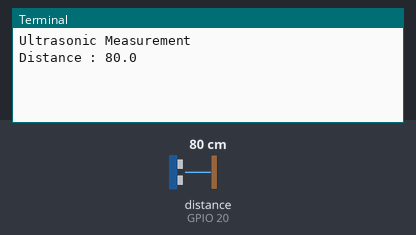
Recording of a program running on a simulated Raspberry Pi (BCM pin numbers). Parts: the last lines printed to the terminal. The test bench sets the inputs (shaded band); at power-on: distance to the obstacle (sensor on GPIO 20) 80 cm. The echo pulse lasts 58.3 µs per cm; the clock reads 2024-03-15 10:24:30 at power-on unless the program sets it.

Above: at 1.2 s.
1.3 s: distance to the obstacle (sensor on GPIO 20) set to 2 cm
At 1.3 s:
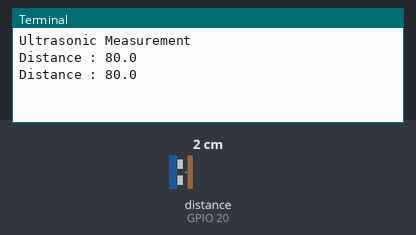
2.8 s: distance to the obstacle (sensor on GPIO 20) set to 4 cm
At 4.3 s:
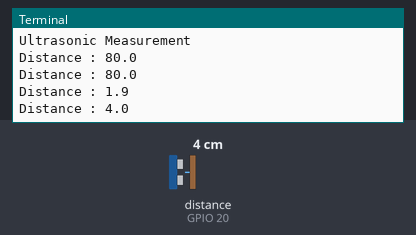
Timing chart, 0 to 5.8 s (numbered marks = the images above; inputs shaded):
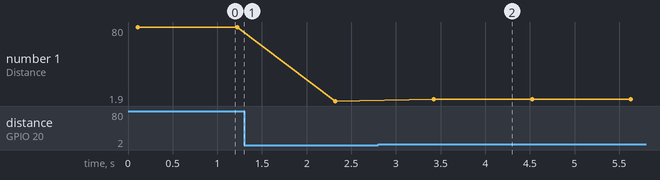

The program:

ultrasonic.py
```python
#!/usr/bin/python
# This Code is based off of ultrasonic_2.py by Matt Hawkins
# Original code here: https://bitbucket.org/MattHawkinsUK/rpispy-misc/raw/master/python/ultrasonic_2.py
# This code has been edited by us and will eventually (hopefully) be re-written from scratch

# -----------------------
# Import required Python libraries
# -----------------------
import time
import RPi.GPIO as GPIO

# -----------------------
# Define some functions
# -----------------------

def measure():
  # This function measures a distance
  GPIO.output(GPIO_TRIGGER, True)
  time.sleep(0.00001)
  GPIO.output(GPIO_TRIGGER, False)
  start = time.time()

  while GPIO.input(GPIO_ECHO)==0:
    start = time.time()

  while GPIO.input(GPIO_ECHO)==1:
    stop = time.time()

  elapsed = stop-start
  distance = (elapsed * 34300)/2

  return distance

def measure_average():
  # This function takes 3 measurements and
  # returns the average.
  distance1=measure()
  time.sleep(0.1)
  distance2=measure()
  distance = distance1 + distance2
  distance = distance / 2
  return distance

# -----------------------
# Main Script
# -----------------------

# Use BCM GPIO references
# instead of physical pin numbers
GPIO.setmode(GPIO.BCM)

# Define GPIO to use on Pi
GPIO_TRIGGER = 16
GPIO_ECHO    = 20

print "Ultrasonic Measurement"

# Set pins as output and input
GPIO.setup(GPIO_TRIGGER,GPIO.OUT)  # Trigger
GPIO.setup(GPIO_ECHO,GPIO.IN)      # Echo

# Set trigger to False (Low)
GPIO.output(GPIO_TRIGGER, False)

# Wrap main content in a try block so we can
# catch the user pressing CTRL-C and run the
# GPIO cleanup function. This will also prevent
# the user seeing lots of unnecessary error
# messages.
try:

  while True:

    distance = measure_average()
    print "Distance : %.1f" % distance
    time.sleep(1)

except KeyboardInterrupt:
  # User pressed CTRL-C
  # Reset GPIO settings
  GPIO.cleanup()
```

Measured:
- after the input at 2.8 s, the terminal: prints a new line after 0.62 s (image 2)
- plotted number 1: 80 → 1.9 after the input at 1.3 s, 1.9 → 4 after the input at 2.8 s
